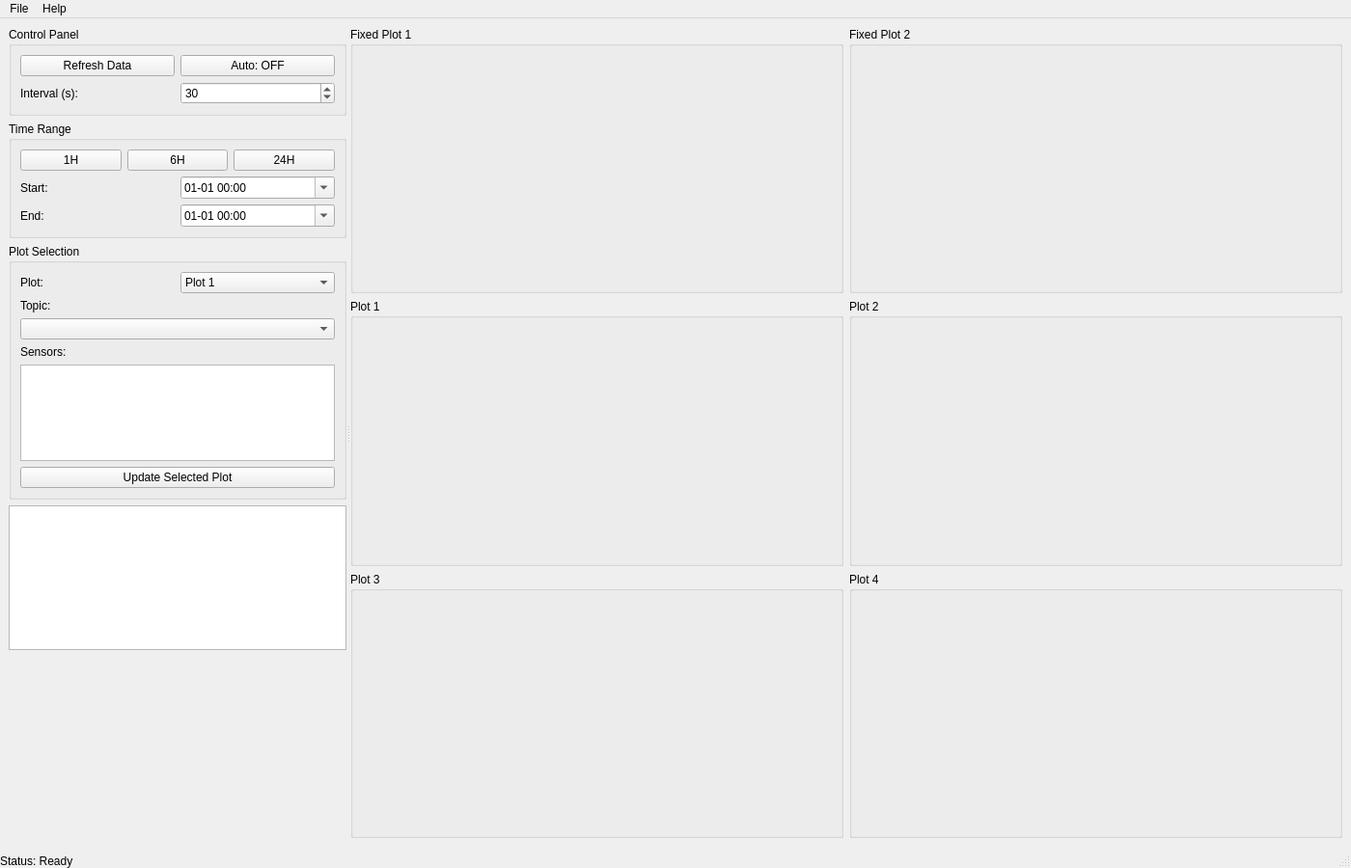
<?xml version="1.0" encoding="UTF-8"?>
<ui version="4.0">
 <class>SensorMonitor</class>
 <widget class="QMainWindow" name="SensorMonitor">
  <property name="geometry">
   <rect>
    <x>0</x>
    <y>0</y>
    <width>1400</width>
    <height>900</height>
   </rect>
  </property>
  <property name="windowTitle">
   <string>Sensor Data Monitor</string>
  </property>
  <widget class="QWidget" name="centralwidget">
   <layout class="QHBoxLayout" name="mainLayout">
    <item>
     <widget class="QSplitter" name="splitter">
      <property name="orientation">
       <enum>Qt::Horizontal</enum>
      </property>
      <widget class="QWidget" name="leftPanel">
       <property name="minimumSize">
        <size>
         <width>300</width>
         <height>0</height>
        </size>
       </property>
       <property name="maximumSize">
        <size>
         <width>350</width>
         <height>16777215</height>
        </size>
       </property>
       <layout class="QVBoxLayout" name="leftLayout">
        <item>
         <widget class="QGroupBox" name="controlGroup">
          <property name="title">
           <string>Control Panel</string>
          </property>
          <layout class="QVBoxLayout" name="controlLayout">
           <item>
            <layout class="QHBoxLayout" name="refreshLayout">
             <item>
              <widget class="QPushButton" name="refreshButton">
               <property name="text">
                <string>Refresh Data</string>
               </property>
              </widget>
             </item>
             <item>
              <widget class="QPushButton" name="autoRefreshButton">
               <property name="text">
                <string>Auto: OFF</string>
               </property>
               <property name="checkable">
                <bool>true</bool>
               </property>
              </widget>
             </item>
            </layout>
           </item>
           <item>
            <layout class="QHBoxLayout" name="intervalLayout">
             <item>
              <widget class="QLabel" name="intervalLabel">
               <property name="text">
                <string>Interval (s):</string>
               </property>
              </widget>
             </item>
             <item>
              <widget class="QSpinBox" name="intervalSpinBox">
               <property name="minimum">
                <number>5</number>
               </property>
               <property name="maximum">
                <number>300</number>
               </property>
               <property name="value">
                <number>30</number>
               </property>
              </widget>
             </item>
            </layout>
           </item>
          </layout>
         </widget>
        </item>
        <item>
         <widget class="QGroupBox" name="timeGroup">
          <property name="title">
           <string>Time Range</string>
          </property>
          <layout class="QVBoxLayout" name="timeLayout">
           <item>
            <layout class="QHBoxLayout" name="timeButtonsLayout">
             <item>
              <widget class="QPushButton" name="lastHourButton">
               <property name="text">
                <string>1H</string>
               </property>
              </widget>
             </item>
             <item>
              <widget class="QPushButton" name="last6HoursButton">
               <property name="text">
                <string>6H</string>
               </property>
              </widget>
             </item>
             <item>
              <widget class="QPushButton" name="last24HoursButton">
               <property name="text">
                <string>24H</string>
               </property>
              </widget>
             </item>
            </layout>
           </item>
           <item>
            <layout class="QGridLayout" name="timeGridLayout">
             <item row="0" column="0">
              <widget class="QLabel" name="startLabel">
               <property name="text">
                <string>Start:</string>
               </property>
              </widget>
             </item>
             <item row="0" column="1">
              <widget class="QDateTimeEdit" name="startTime">
               <property name="displayFormat">
                <string>MM-dd hh:mm</string>
               </property>
               <property name="calendarPopup">
                <bool>true</bool>
               </property>
              </widget>
             </item>
             <item row="1" column="0">
              <widget class="QLabel" name="endLabel">
               <property name="text">
                <string>End:</string>
               </property>
              </widget>
             </item>
             <item row="1" column="1">
              <widget class="QDateTimeEdit" name="endTime">
               <property name="displayFormat">
                <string>MM-dd hh:mm</string>
               </property>
               <property name="calendarPopup">
                <bool>true</bool>
               </property>
              </widget>
             </item>
            </layout>
           </item>
          </layout>
         </widget>
        </item>
        <item>
         <widget class="QGroupBox" name="plotSelectionGroup">
          <property name="title">
           <string>Plot Selection</string>
          </property>
          <layout class="QVBoxLayout" name="plotSelectionLayout">
           <item>
            <layout class="QHBoxLayout" name="plotSelectorLayout">
             <item>
              <widget class="QLabel" name="plotLabel">
               <property name="text">
                <string>Plot:</string>
               </property>
              </widget>
             </item>
             <item>
              <widget class="QComboBox" name="plotCombo">
               <item>
                <property name="text">
                 <string>Plot 1</string>
                </property>
               </item>
               <item>
                <property name="text">
                 <string>Plot 2</string>
                </property>
               </item>
               <item>
                <property name="text">
                 <string>Plot 3</string>
                </property>
               </item>
               <item>
                <property name="text">
                 <string>Plot 4</string>
                </property>
               </item>
              </widget>
             </item>
            </layout>
           </item>
           <item>
            <layout class="QVBoxLayout" name="topicLayout">
             <item>
              <widget class="QLabel" name="topicLabel">
               <property name="text">
                <string>Topic:</string>
               </property>
              </widget>
             </item>
             <item>
              <widget class="QComboBox" name="topicCombo"/>
             </item>
            </layout>
           </item>
           <item>
            <layout class="QVBoxLayout" name="sensorLayout">
             <item>
              <widget class="QLabel" name="sensorLabel">
               <property name="text">
                <string>Sensors:</string>
               </property>
              </widget>
             </item>
             <item>
              <widget class="QListWidget" name="sensorList">
               <property name="maximumSize">
                <size>
                 <width>16777215</width>
                 <height>100</height>
                </size>
               </property>
               <property name="selectionMode">
                <enum>QAbstractItemView::MultiSelection</enum>
               </property>
              </widget>
             </item>
            </layout>
           </item>
           <item>
            <widget class="QPushButton" name="updatePlotButton">
             <property name="text">
              <string>Update Selected Plot</string>
             </property>
            </widget>
           </item>
          </layout>
         </widget>
        </item>
        <item>
         <widget class="QTreeWidget" name="sensorTree">
          <property name="maximumSize">
           <size>
            <width>16777215</width>
            <height>150</height>
           </size>
          </property>
          <property name="headerHidden">
           <bool>true</bool>
          </property>
          <column>
           <property name="text">
            <string notr="true">1</string>
           </property>
          </column>
         </widget>
        </item>
        <item>
         <spacer name="verticalSpacer">
          <property name="orientation">
           <enum>Qt::Vertical</enum>
          </property>
          <property name="sizeHint" stdset="0">
           <size>
            <width>20</width>
            <height>40</height>
           </size>
          </property>
         </spacer>
        </item>
       </layout>
      </widget>
      <widget class="QWidget" name="plotPanel">
       <layout class="QGridLayout" name="plotGridLayout">
        <item row="0" column="0">
         <widget class="QGroupBox" name="fixedPlot1Group">
          <property name="minimumSize">
           <size>
            <width>400</width>
            <height>250</height>
           </size>
          </property>
          <property name="title">
           <string>Fixed Plot 1</string>
          </property>
          <layout class="QVBoxLayout" name="fixedPlot1Layout">
           <item>
            <widget class="QWidget" name="plotWidget1" native="true">
             <property name="minimumSize">
              <size>
               <width>380</width>
               <height>200</height>
              </size>
             </property>
            </widget>
           </item>
          </layout>
         </widget>
        </item>
        <item row="0" column="1">
         <widget class="QGroupBox" name="fixedPlot2Group">
          <property name="minimumSize">
           <size>
            <width>400</width>
            <height>250</height>
           </size>
          </property>
          <property name="title">
           <string>Fixed Plot 2</string>
          </property>
          <layout class="QVBoxLayout" name="fixedPlot2Layout">
           <item>
            <widget class="QWidget" name="plotWidget2" native="true">
             <property name="minimumSize">
              <size>
               <width>380</width>
               <height>200</height>
              </size>
             </property>
            </widget>
           </item>
          </layout>
         </widget>
        </item>
        <item row="1" column="0">
         <widget class="QGroupBox" name="changePlot1Group">
          <property name="minimumSize">
           <size>
            <width>400</width>
            <height>250</height>
           </size>
          </property>
          <property name="title">
           <string>Plot 1</string>
          </property>
          <layout class="QVBoxLayout" name="changePlot1Layout">
           <item>
            <widget class="QWidget" name="plotWidget3" native="true">
             <property name="minimumSize">
              <size>
               <width>380</width>
               <height>200</height>
              </size>
             </property>
            </widget>
           </item>
          </layout>
         </widget>
        </item>
        <item row="1" column="1">
         <widget class="QGroupBox" name="changePlot2Group">
          <property name="minimumSize">
           <size>
            <width>400</width>
            <height>250</height>
           </size>
          </property>
          <property name="title">
           <string>Plot 2</string>
          </property>
          <layout class="QVBoxLayout" name="changePlot2Layout">
           <item>
            <widget class="QWidget" name="plotWidget4" native="true">
             <property name="minimumSize">
              <size>
               <width>380</width>
               <height>200</height>
              </size>
             </property>
            </widget>
           </item>
          </layout>
         </widget>
        </item>
        <item row="2" column="0">
         <widget class="QGroupBox" name="changePlot3Group">
          <property name="minimumSize">
           <size>
            <width>400</width>
            <height>250</height>
           </size>
          </property>
          <property name="title">
           <string>Plot 3</string>
          </property>
          <layout class="QVBoxLayout" name="changePlot3Layout">
           <item>
            <widget class="QWidget" name="plotWidget5" native="true">
             <property name="minimumSize">
              <size>
               <width>380</width>
               <height>200</height>
              </size>
             </property>
            </widget>
           </item>
          </layout>
         </widget>
        </item>
        <item row="2" column="1">
         <widget class="QGroupBox" name="changePlot4Group">
          <property name="minimumSize">
           <size>
            <width>400</width>
            <height>250</height>
           </size>
          </property>
          <property name="title">
           <string>Plot 4</string>
          </property>
          <layout class="QVBoxLayout" name="changePlot4Layout">
           <item>
            <widget class="QWidget" name="plotWidget6" native="true">
             <property name="minimumSize">
              <size>
               <width>380</width>
               <height>200</height>
              </size>
             </property>
            </widget>
           </item>
          </layout>
         </widget>
        </item>
       </layout>
      </widget>
     </widget>
    </item>
   </layout>
  </widget>
  <widget class="QStatusBar" name="statusbar">
   <widget class="QLabel" name="statusLabel">
    <property name="geometry">
     <rect>
      <x>0</x>
      <y>0</y>
      <width>100</width>
      <height>30</height>
     </rect>
    </property>
    <property name="text">
     <string>Status: Ready</string>
    </property>
   </widget>
  </widget>
  <widget class="QMenuBar" name="menubar">
   <property name="geometry">
    <rect>
     <x>0</x>
     <y>0</y>
     <width>1400</width>
     <height>23</height>
    </rect>
   </property>
   <widget class="QMenu" name="menuFile">
    <property name="title">
     <string>File</string>
    </property>
    <addaction name="actionExit"/>
   </widget>
   <widget class="QMenu" name="menuHelp">
    <property name="title">
     <string>Help</string>
    </property>
    <addaction name="actionAbout"/>
   </widget>
   <addaction name="menuFile"/>
   <addaction name="menuHelp"/>
  </widget>
  <action name="actionExit">
   <property name="text">
    <string>Exit</string>
   </property>
  </action>
  <action name="actionAbout">
   <property name="text">
    <string>About</string>
   </property>
  </action>
 </widget>
 <resources/>
 <connections/>
</ui>
